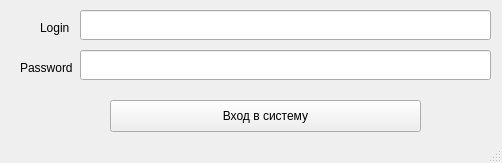
<?xml version="1.0" encoding="UTF-8"?>
<ui version="4.0">
 <class>MainWindow</class>
 <widget class="QMainWindow" name="MainWindow">
  <property name="geometry">
   <rect>
    <x>0</x>
    <y>0</y>
    <width>502</width>
    <height>163</height>
   </rect>
  </property>
  <property name="minimumSize">
   <size>
    <width>502</width>
    <height>163</height>
   </size>
  </property>
  <property name="maximumSize">
   <size>
    <width>502</width>
    <height>163</height>
   </size>
  </property>
  <property name="windowTitle">
   <string>MainWindow</string>
  </property>
  <widget class="QWidget" name="centralwidget">
   <widget class="QLineEdit" name="lineEdit_Login">
    <property name="geometry">
     <rect>
      <x>80</x>
      <y>10</y>
      <width>411</width>
      <height>30</height>
     </rect>
    </property>
   </widget>
   <widget class="QLineEdit" name="lineEdit_Password">
    <property name="geometry">
     <rect>
      <x>80</x>
      <y>50</y>
      <width>411</width>
      <height>30</height>
     </rect>
    </property>
   </widget>
   <widget class="QPushButton" name="Auth_button">
    <property name="geometry">
     <rect>
      <x>110</x>
      <y>100</y>
      <width>311</width>
      <height>32</height>
     </rect>
    </property>
    <property name="text">
     <string>Вход в систему</string>
    </property>
   </widget>
   <widget class="QLabel" name="label_Login">
    <property name="geometry">
     <rect>
      <x>40</x>
      <y>20</y>
      <width>31</width>
      <height>16</height>
     </rect>
    </property>
    <property name="sizePolicy">
     <sizepolicy hsizetype="Maximum" vsizetype="Maximum">
      <horstretch>0</horstretch>
      <verstretch>0</verstretch>
     </sizepolicy>
    </property>
    <property name="text">
     <string>Login</string>
    </property>
    <property name="textFormat">
     <enum>Qt::RichText</enum>
    </property>
   </widget>
   <widget class="QLabel" name="label_Password">
    <property name="geometry">
     <rect>
      <x>20</x>
      <y>60</y>
      <width>57</width>
      <height>16</height>
     </rect>
    </property>
    <property name="text">
     <string>Password</string>
    </property>
   </widget>
   <zorder>Auth_button</zorder>
   <zorder>lineEdit_Login</zorder>
   <zorder>lineEdit_Password</zorder>
   <zorder>label_Login</zorder>
   <zorder>label_Password</zorder>
  </widget>
  <widget class="QStatusBar" name="statusbar"/>
 </widget>
 <resources/>
 <connections/>
</ui>
